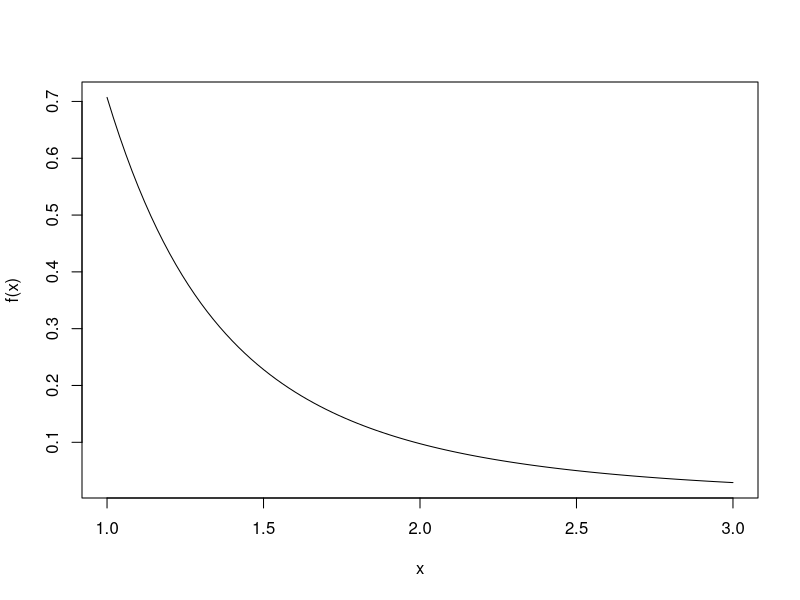

Generate this figure with R:
# ----------------------------------------------------------------------
# Programming and Data Analysis with R - Exercises A
# Exercise A
# ----------------------------------------------------------------------

rm(list = ls())

f <- function(x) {
  abs(sin(pi / (4 * x^2))) / x
}

# 1 --------------------------------------------------------------------
f(1)
f(10^8)

# 2 --------------------------------------------------------------------
round(f(1), 2)
round(f(10), 2)

# 3 --------------------------------------------------------------------
curve(f(x), 1, 3)

# 4 --------------------------------------------------------------------
K <- 500
sum(f(1:K))

# 5 --------------------------------------------------------------------
integrate(f, lower = 1, upper = 3)
